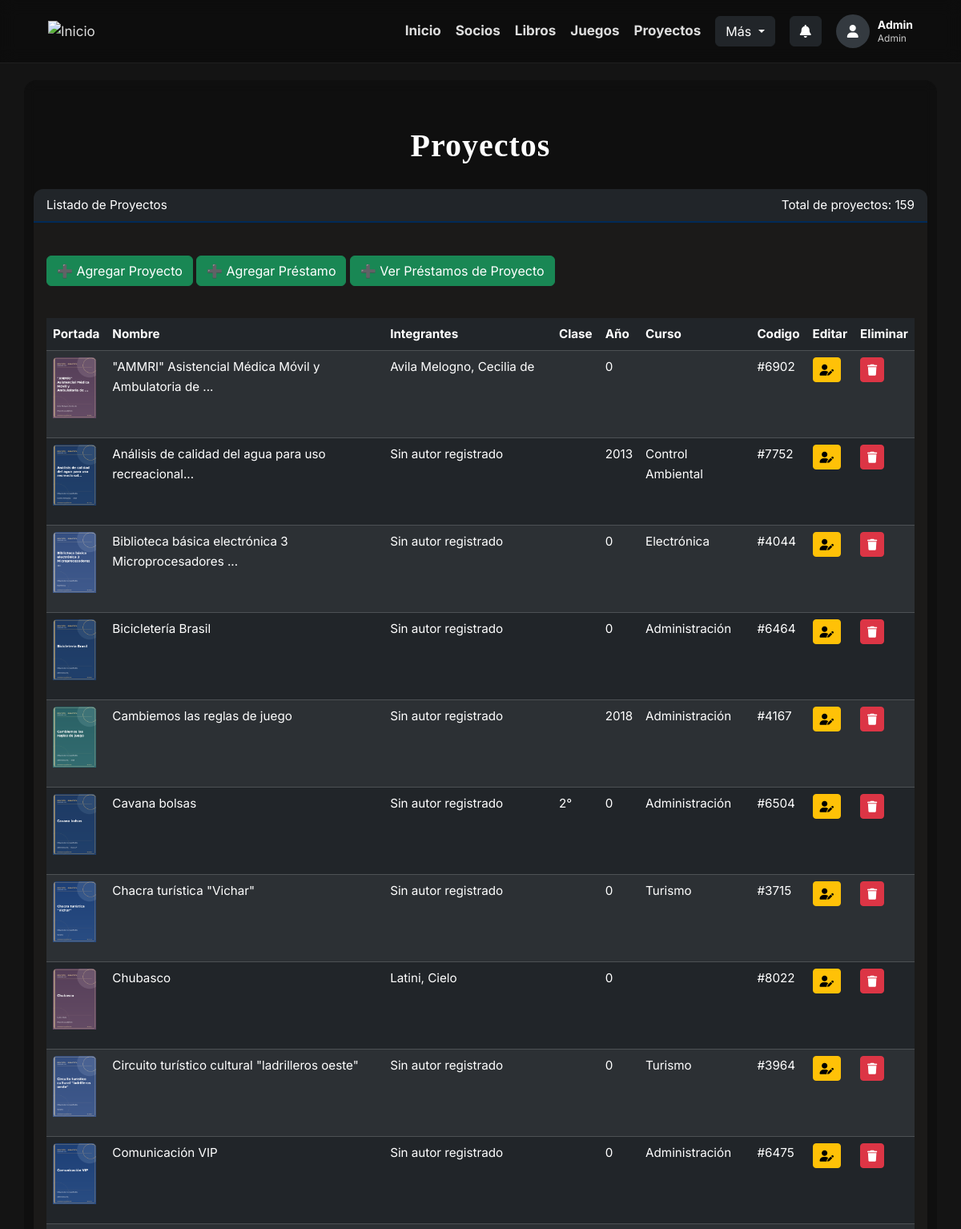
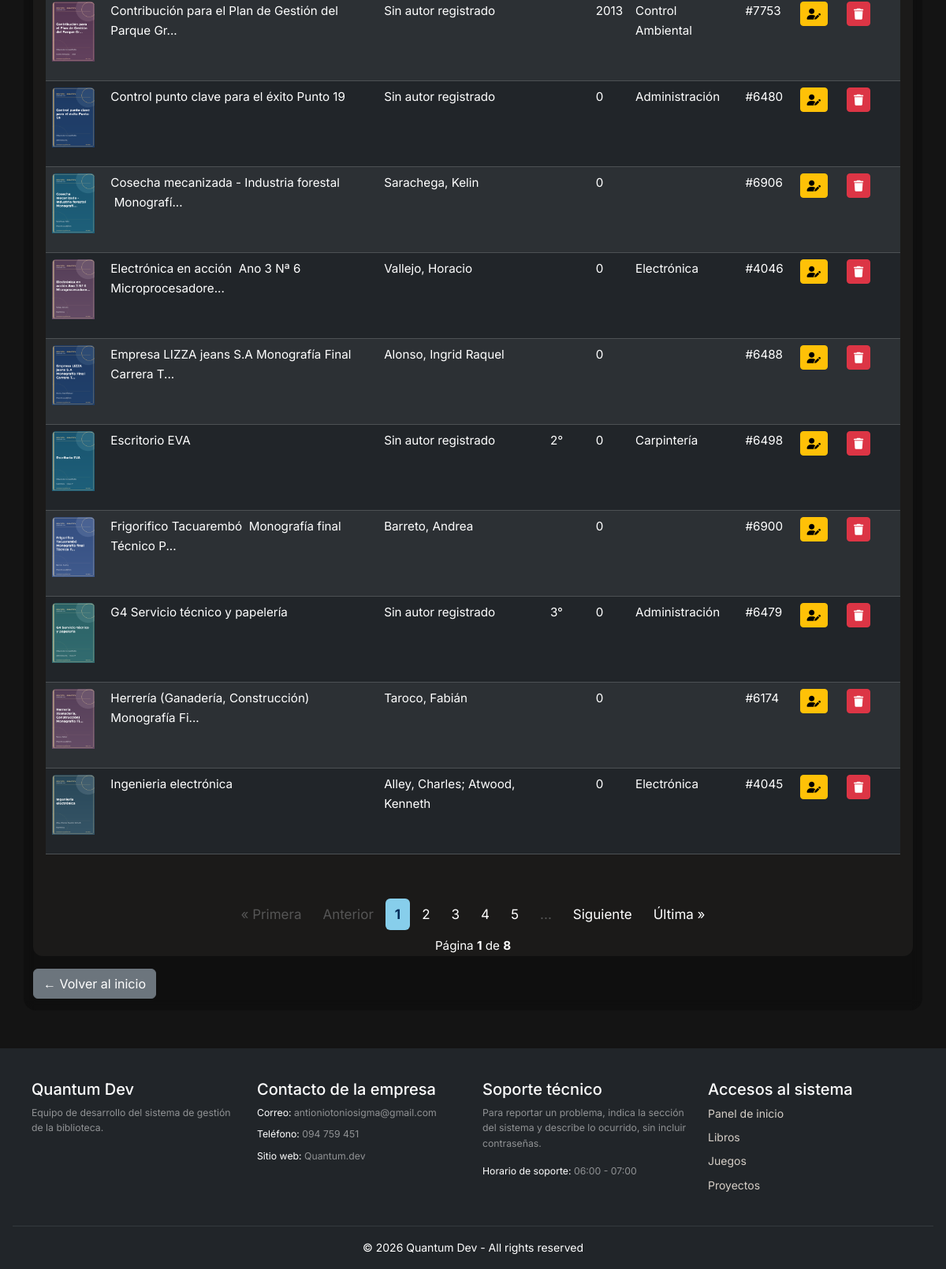
Page /index.php?accion=listarProyectos (signed in) on the committed database (2 pictures, top to bottom).
### tables this page shows
CREATE TABLE `usuarios` (
  `id` int(11) NOT NULL,
  `nombre` varchar(100) NOT NULL,
  `email` varchar(150) NOT NULL,
  `password` varchar(255) NOT NULL,
  `fecha_registro` timestamp NOT NULL DEFAULT current_timestamp(),
  `roles` varchar(20) DEFAULT NULL,
  `foto` varchar(255) DEFAULT NULL
);

CREATE TABLE `proyectos` (
  `id` int(11) NOT NULL,
  `stock` int(10) UNSIGNED NOT NULL DEFAULT 1,
  `nombre` varchar(500) NOT NULL,
  `integrantes` varchar(255) DEFAULT NULL,
  `anio` int(11) NOT NULL DEFAULT 0,
  `cantidad_paginas` int(11) NOT NULL DEFAULT 0,
  `disponible` tinyint(1) NOT NULL DEFAULT 1,
  `portada` varchar(500) DEFAULT NULL,
  `numero_inventario` int(11) DEFAULT NULL,
  `fecha_ingreso` date DEFAULT NULL,
  `observaciones` text DEFAULT NULL,
  `categoria_inventario` varchar(100) DEFAULT NULL,
  `curso` varchar(50) DEFAULT NULL,
  `clase` varchar(50) DEFAULT NULL
);

### models/Usuario.php (called while the page is built, shortened)
<?php
class Usuario
{
    private string $nombre;
    private string $roles;
    private ?string $foto;
    public function __construct(
        string $nombre,
        string $email,
        string $password,
        string $fecha_registro = '',
        string $roles = '',
        ?int   $id = null,
        ?string $foto = null
    ) {
        $this->nombre           = $nombre;
        $this->roles            = $roles;
        $this->foto             = $foto;
    }
    public function getNombre(): string
    {
        return $this->nombre;
    }
    public function getRoles(): string
    {
        return $this->roles;
    }
    public function getFoto(): ?string
    {
        return $this->foto;
    }
    private static function desdeFila(array $f): Usuario
    {
        return new Usuario(
            (string) $f['nombre'],
            (string) $f['email'],
            (string) $f['password'],
            (string) ($f['fecha_registro'] ?? ''),
            (string) ($f['roles'] ?? ''),
            isset($f['id']) ? (int) $f['id'] : null,
            $f['foto'] ?? null
        );
    }
    public static function buscarPorId(PDO $pdo, int $id): ?Usuario
    {
        $stmt = $pdo->prepare("SELECT * FROM usuarios WHERE id = ?");
        $stmt->execute([$id]);
        $f = $stmt->fetch(PDO::FETCH_ASSOC);
        return $f ? self::desdeFila($f) : null;
    }
}

### controllers/ProyectoController.php (called while the page is built, shortened)
<?php
function listarProyectos() {
    global $pdo;
    $paginaActual = isset($_GET['pagina']) ? (int) $_GET['pagina'] : 1;
    $porPagina = 20;
    $totalRegistros = Proyecto::contarTotal($pdo);
    $proyectos = Proyecto::listarPaginado($pdo, $paginaActual, $porPagina);
    require __DIR__ . '/../views/proyectos/verproyecto.php';
}

### models/proyecto.php (called while the page is built, shortened)
<?php
class Proyecto {
    private ?int   $id;
    private string $nombre;
    private string $integrantes;
    private int    $anio;
    private string $clase;
    private string $curso;
    private ?string $portada;
    public function __construct(string $nombre, string $integrantes,
                                int $anio, string $clase,
                                ?int $id = null, string $curso = '', ?string $portada = null) {
        $this->nombre            = $nombre;
        $this->integrantes             = $integrantes;
        $this->anio     = $anio;
        $this->clase    = $clase;
        $this->id       = $id;
        $this->curso    = $curso;
        $this->portada  = $portada;
    }
    public function getId() {
        return $this->id;
    }
    public function getNombre() {
        return $this->nombre;
    }
    public function getIntegrantes() {
        return $this->integrantes;
    }
    public function getAnio() {
        return $this->anio;
    }
    public function getClase() {
        return $this->clase;
    }
    public function getCurso() {
        return $this->curso;
    }
    public function getPortada() {
        return $this->portada;
    }
    public function getRutaPortada(): string {
        if (strpos($this->portada, 'uploads/proyectos/') === 0 ||
            strpos($this->portada, 'uploads/portadas/') === 0) {
            return $this->portada;
        }
        return 'uploads/portadas/' . $this->portada;
    }
    private static function desdeFila(array $f): Proyecto {
        return new Proyecto(
            $f['nombre'],
            (string) ($f['integrantes'] ?? ''),
            (int) $f['anio'],
            (string) ($f['clase'] ?? ''),
            (int) $f['id'],
            (string) ($f['curso'] ?? ''),
            $f['portada']
        );
    }
    public static function contarTotal(PDO $pdo): int {
        return (int) $pdo->query("SELECT COUNT(*) FROM proyectos")->fetchColumn();
    }
    public static function listarPaginado(PDO $pdo, int $paginaActual, int $porPagina): array {
        $inicio = ($paginaActual - 1) * $porPagina;
        $stmt = $pdo->prepare(
            "SELECT * FROM proyectos ORDER BY nombre LIMIT :inicio, :cantidad"
        );
        $stmt->bindValue(':inicio', $inicio, PDO::PARAM_INT);
        $stmt->bindValue(':cantidad', $porPagina, PDO::PARAM_INT);
        $stmt->execute();
        $filas = $stmt->fetchAll(PDO::FETCH_ASSOC);
        $proyectos = [];
        foreach ($filas as $f) {
            $proyectos[] = self::desdeFila($f);
        }
        return $proyectos;
    }
}

### views/proyectos/verproyecto.php (the view, shortened to what this page needs)
<?php require __DIR__ . '/../../includes/header.php'; ?>
<h1 class="titulo mt-5"><b>Proyectos</b></h1>
<div class="card">
        <div class="card-header bg-dark text-white d-flex justify-content-between align-items-center flex-wrap gap-2">
            <span class="mb-0">Listado de Proyectos</span>
            <span class="mb-0">
                Total de proyectos: <?= number_format((int) ($totalRegistros ?? 0), 0, ',', '.') ?>
            </span>
        </div>
       <br>
  <div class="card-body">
        <div class="mb-3">
            <a href="index.php?accion=formCrearProyecto" class="btn btn-success">
                ➕ Agregar Proyecto
            </a>
            <a href="index.php?accion=formCrearPrestamoProyectos" class="btn btn-success">
                ➕ Agregar Préstamo
            </a>
            <a href="index.php?accion=listarPrestamosProyectos" class="btn btn-success">
                ➕ Ver Préstamos de Proyecto
            </a>
        </div>
        <br>
        <div class="table-responsive">
                 <table class="table table-striped table-dark">
                    <thead>
                        <tr>
                            <th scope="col">Portada</th>
                            <th scope="col">Nombre</th>
                            <th scope="col">Integrantes</th>
                            <th scope="col">Clase</th>
                            <th scope="col">Año</th>
                            <th scope="col">Curso</th>
                            <th scope="col">Codigo</th>
                            <th scope="col">Editar</th>
                            <th scope="col">Eliminar</th>
                        </tr>
                    </thead>
                    <tbody>
            <?php foreach ($proyectos as $proyecto): ?>
                <tr>
                        <td>
                            <?php if ($proyecto->getPortada()): ?>
                                <img src="<?= htmlspecialchars($proyecto->getRutaPortada(), ENT_QUOTES, 'UTF-8') ?>"
                                     alt="Portada de <?= htmlspecialchars($proyecto->getNombre()) ?>"
                                     class="card-img-top mb-3"
                                     style="height: 76px; width: 54px; object-fit: cover;">
                            <?php endif; ?>
                        </td>
                        <td><?= htmlspecialchars($proyecto->getNombre()) ?></td>
                        <td><?= $proyecto->getIntegrantes() ?></td>
                        <td><?= htmlspecialchars($proyecto->getClase(), ENT_QUOTES, 'UTF-8') ?></td>
                        <td><?= $proyecto->getAnio() ?></td>
                        <td><?= $proyecto->getCurso() ?></td>
                        <td><span class="proyecto-id">#<?= $proyecto->getId() ?></td>
                        <td><div class="mt-auto d-flex gap-2">
                                <a href="index.php?accion=formEditarProyecto&id=<?= $proyecto->getId() ?>"
                                   class="btn btn-warning btn-sm">
                                    <i class="fa-solid fa-user-pen"></i>
                                </a>
                            </div>
                        </td>
                        <td><div class="mt-auto d-flex gap-2">
                                <a href="index.php?accion=eliminarProyecto&id=<?= $proyecto->getId() ?>"
                                   class="btn btn-danger btn-sm"
                                   onclick="return confirm('¿Deseas eliminar este proyecto?')">
                                    <i class="fa-solid fa-trash"></i>
                                </a>
                            </div></td>
                        </tr>
                         <?php endforeach; ?>
                    </tbody>
                 </table>
        </div>
    </div>
 <?php require __DIR__ . '/../../includes/paginadorProyecto.php'; ?>
</div>
<div class="mt-3">
    <a href="index.php" class="btn btn-secondary">← Volver al inicio</a>
</div>
<?php require __DIR__ . '/../../includes/footer.php'; ?>

### includes/perfilUsuario.php
<?php
require_once __DIR__ . '/../models/Usuario.php';
$perfilUsuario = Usuario::buscarPorId($pdo, (int) $_SESSION['usuario_id']);
$escPerfil = static fn($valor): string => htmlspecialchars((string) $valor, ENT_QUOTES, 'UTF-8');
?>
<?php if ($perfilUsuario): ?>
    <li class="perfil-usuario">
        <?php if ($perfilUsuario->getFoto()): ?>
            <img class="perfil-usuario-foto" src="uploads/usuarios/<?= $escPerfil($perfilUsuario->getFoto()) ?>" alt="Foto de <?= $escPerfil($perfilUsuario->getNombre()) ?>">
        <?php else: ?>
            <span class="perfil-usuario-foto perfil-usuario-avatar" aria-hidden="true"><i class="fa-solid fa-user"></i></span>
        <?php endif; ?>
        <span class="perfil-usuario-datos">
            <strong><?= $escPerfil($perfilUsuario->getNombre()) ?></strong>
            <small><?= $escPerfil($perfilUsuario->getRoles() ?: 'Sin rol asignado') ?></small>
        </span>
    </li>
<?php endif; ?>

### rows in the picture
usuarios: roles "Admin"
proyectos: portada (picture), nombre "\"AMMRI\" Asistencial Médica Móvil y Ambulatoria de ...", integrantes "Avila Melogno, Cecilia de", anio "0", id "6902"
proyectos: portada (picture), nombre "Análisis de calidad del agua para uso recreacional...", integrantes "Sin autor registrado", anio "2013", curso "Control Ambiental", id "7752"
proyectos: portada (picture), nombre "Biblioteca básica electrónica 3 Microprocesadores ...", integrantes "Sin autor registrado", anio "0", curso "Electrónica", id "4044"
proyectos: portada (picture), nombre "Bicicletería Brasil", integrantes "Sin autor registrado", anio "0", curso "Administración", id "6464"
proyectos: portada (picture), nombre "Cambiemos las reglas de juego", integrantes "Sin autor registrado", anio "2018", curso "Administración", id "4167"
proyectos: portada (picture), nombre "Cavana bolsas", integrantes "Sin autor registrado", clase "2°", anio "0", curso "Administración", id "6504"
proyectos: portada (picture), nombre "Chacra turística \"Vichar\"", integrantes "Sin autor registrado", anio "0", curso "Turismo", id "3715"
proyectos: portada (picture), nombre "Chubasco", integrantes "Latini, Cielo", anio "0", id "8022"
proyectos: portada (picture), nombre "Circuito turístico cultural \"ladrilleros oeste\"", integrantes "Sin autor registrado", anio "0", curso "Turismo", id "3964"
proyectos: portada (picture), nombre "Comunicación VIP", integrantes "Sin autor registrado", anio "0", curso "Administración", id "6475"
proyectos: portada (picture), nombre "Contribución para el Plan de Gestión del Parque Gr...", integrantes "Sin autor registrado", anio "2013", curso "Control Ambiental", id "7753"
proyectos: portada (picture), nombre "Control punto clave para el éxito Punto 19", integrantes "Sin autor registrado", anio "0", curso "Administración", id "6480"
proyectos: portada (picture), nombre "Cosecha mecanizada - Industria forestal Monografí...", integrantes "Sarachega, Kelin", anio "0", id "6906"
proyectos: portada (picture), nombre "Electrónica en acción Ano 3 Nª 6 Microprocesadore...", integrantes "Vallejo, Horacio", anio "0", curso "Electrónica", id "4046"
proyectos: portada (picture), nombre "Empresa LIZZA jeans S.A Monografía Final Carrera T...", integrantes "Alonso, Ingrid Raquel", anio "0", id "6488"
proyectos: portada (picture), nombre "Escritorio EVA", integrantes "Sin autor registrado", clase "2°", anio "0", curso "Carpintería", id "6498"
proyectos: portada (picture), nombre "Frigorifico Tacuarembó Monografía final Técnico P...", integrantes "Barreto, Andrea", anio "0", id "6900"
proyectos: portada (picture), nombre "G4 Servicio técnico y papelería", integrantes "Sin autor registrado", clase "3°", anio "0", curso "Administración", id "6479"
proyectos: portada (picture), nombre "Herrería (Ganadería, Construcción) Monografía Fi...", integrantes "Taroco, Fabián", anio "0", id "6174"
proyectos: portada (picture), nombre "Ingenieria electrónica", integrantes "Alley, Charles; Atwood, Kenneth", anio "0", curso "Electrónica", id "4045"

### other values in the picture
$totalRegistros "159"
$paginaActual "1"
$totalPaginas "8"
